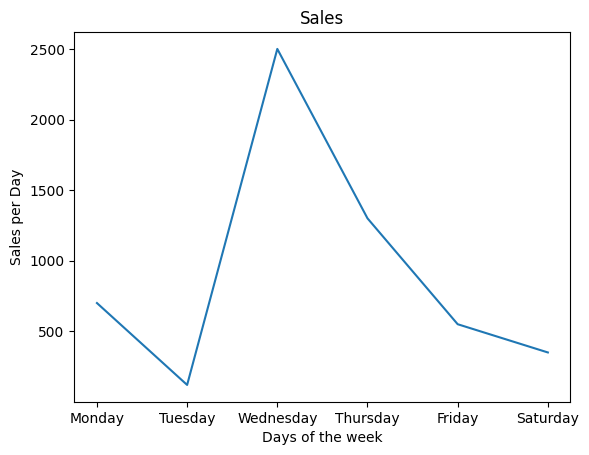

Generate this figure with Python:
import matplotlib.pyplot as plt
x=['Monday','Tuesday','Wednesday', 'Thursday','Friday','Saturday']
y=[700,120,2500,1300,550,350]

plt.plot(x,y) #to make plot

plt.title('Sales') #to set title

plt.xlabel("Days of the week") #represent x -axis name
plt.ylabel("Sales per Day")#represent x -axis name 

plt.show() #to display plot
